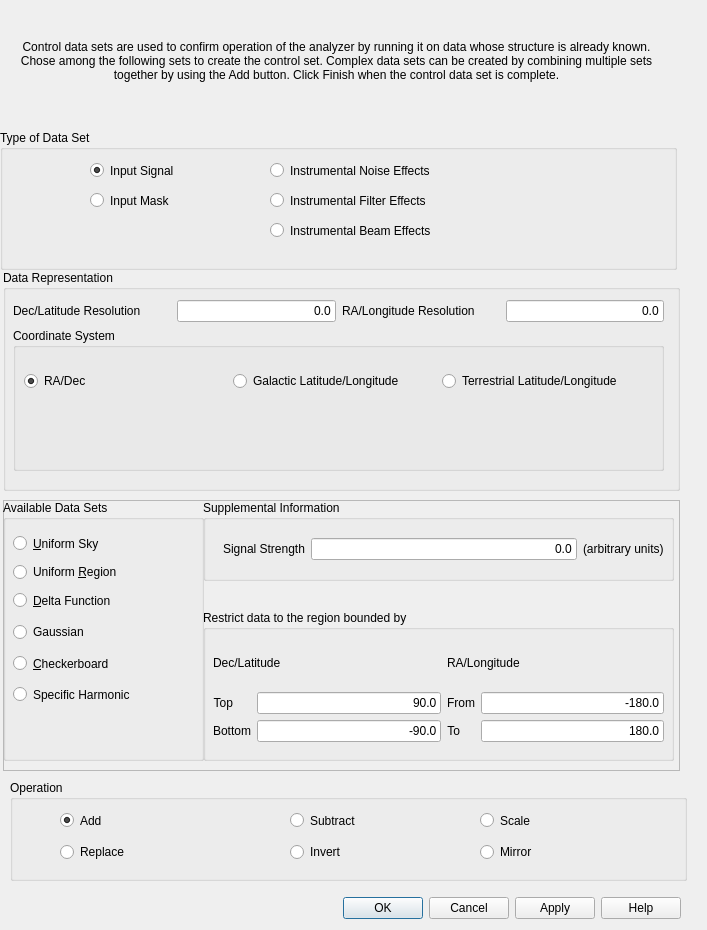
<?xml version="1.0" encoding="UTF-8"?>
<ui version="4.0">
 <class>controlDataDialog</class>
 <widget class="QDialog" name="controlDataDialog">
  <property name="geometry">
   <rect>
    <x>0</x>
    <y>0</y>
    <width>707</width>
    <height>930</height>
   </rect>
  </property>
  <property name="minimumSize">
   <size>
    <width>560</width>
    <height>620</height>
   </size>
  </property>
  <property name="windowTitle">
   <string>Control Data Specifications</string>
  </property>
  <widget class="QLabel" name="title">
   <property name="geometry">
    <rect>
     <x>6</x>
     <y>6</y>
     <width>661</width>
     <height>111</height>
    </rect>
   </property>
   <property name="sizePolicy">
    <sizepolicy hsizetype="Preferred" vsizetype="Preferred">
     <horstretch>0</horstretch>
     <verstretch>0</verstretch>
    </sizepolicy>
   </property>
   <property name="minimumSize">
    <size>
     <width>550</width>
     <height>60</height>
    </size>
   </property>
   <property name="text">
    <string>&lt;html&gt;&lt;head/&gt;&lt;body&gt;&lt;p align=&quot;center&quot;&gt;Control data sets are used to confirm operation of the analyzer by running it on data whose structure is already known. Chose among the following sets to create the control set. Complex data sets can be created by combining multiple sets together by using the Add button. Click Finish when the control data set is complete.&lt;/p&gt;&lt;/body&gt;&lt;/html&gt;</string>
   </property>
   <property name="wordWrap">
    <bool>true</bool>
   </property>
  </widget>
  <widget class="QGroupBox" name="dataTypeGroup">
   <property name="geometry">
    <rect>
     <x>0</x>
     <y>130</y>
     <width>677</width>
     <height>140</height>
    </rect>
   </property>
   <property name="sizePolicy">
    <sizepolicy hsizetype="Preferred" vsizetype="Preferred">
     <horstretch>0</horstretch>
     <verstretch>0</verstretch>
    </sizepolicy>
   </property>
   <property name="minimumSize">
    <size>
     <width>550</width>
     <height>140</height>
    </size>
   </property>
   <property name="toolTip">
    <string>&lt;html&gt;&lt;head/&gt;&lt;body&gt;&lt;p&gt;Select whether you are creating a data set showing a signal or masking a region&lt;/p&gt;&lt;/body&gt;&lt;/html&gt;</string>
   </property>
   <property name="title">
    <string>Type of Data Set</string>
   </property>
   <widget class="QRadioButton" name="dataButton">
    <property name="geometry">
     <rect>
      <x>90</x>
      <y>30</y>
      <width>121</width>
      <height>21</height>
     </rect>
    </property>
    <property name="sizePolicy">
     <sizepolicy hsizetype="Preferred" vsizetype="Preferred">
      <horstretch>0</horstretch>
      <verstretch>0</verstretch>
     </sizepolicy>
    </property>
    <property name="text">
     <string>Input Signal</string>
    </property>
    <property name="checked">
     <bool>true</bool>
    </property>
   </widget>
   <widget class="QRadioButton" name="filterButton">
    <property name="geometry">
     <rect>
      <x>270</x>
      <y>60</y>
      <width>211</width>
      <height>21</height>
     </rect>
    </property>
    <property name="text">
     <string>Instrumental Filter Effects</string>
    </property>
   </widget>
   <widget class="QRadioButton" name="weightsButton">
    <property name="geometry">
     <rect>
      <x>90</x>
      <y>60</y>
      <width>131</width>
      <height>21</height>
     </rect>
    </property>
    <property name="sizePolicy">
     <sizepolicy hsizetype="Preferred" vsizetype="Preferred">
      <horstretch>0</horstretch>
      <verstretch>0</verstretch>
     </sizepolicy>
    </property>
    <property name="text">
     <string>Input Mask</string>
    </property>
    <property name="checked">
     <bool>false</bool>
    </property>
   </widget>
   <widget class="QRadioButton" name="noiseButton">
    <property name="geometry">
     <rect>
      <x>270</x>
      <y>30</y>
      <width>211</width>
      <height>21</height>
     </rect>
    </property>
    <property name="text">
     <string>Instrumental Noise Effects</string>
    </property>
   </widget>
   <widget class="QRadioButton" name="beamButton">
    <property name="geometry">
     <rect>
      <x>270</x>
      <y>90</y>
      <width>211</width>
      <height>21</height>
     </rect>
    </property>
    <property name="text">
     <string>Instrumental Beam Effects</string>
    </property>
   </widget>
  </widget>
  <widget class="QGroupBox" name="representationGroup">
   <property name="geometry">
    <rect>
     <x>3</x>
     <y>270</y>
     <width>677</width>
     <height>221</height>
    </rect>
   </property>
   <property name="sizePolicy">
    <sizepolicy hsizetype="Preferred" vsizetype="Preferred">
     <horstretch>0</horstretch>
     <verstretch>0</verstretch>
    </sizepolicy>
   </property>
   <property name="minimumSize">
    <size>
     <width>550</width>
     <height>90</height>
    </size>
   </property>
   <property name="toolTip">
    <string>&lt;html&gt;&lt;head/&gt;&lt;body&gt;&lt;p&gt;Enter the angular resolution in degrees for the control set. This establishes the underlying grid used to distribute the data points on the spherical surface.&lt;/p&gt;&lt;/body&gt;&lt;/html&gt;</string>
   </property>
   <property name="title">
    <string>Data Representation</string>
   </property>
   <widget class="QWidget" name="layoutWidget">
    <property name="geometry">
     <rect>
      <x>10</x>
      <y>30</y>
      <width>651</width>
      <height>171</height>
     </rect>
    </property>
    <layout class="QVBoxLayout" name="representationVLayout">
     <item>
      <layout class="QHBoxLayout" name="resolutionLayout">
       <item>
        <widget class="QLabel" name="decResolutionLabel">
         <property name="text">
          <string>Dec/Latitude Resolution</string>
         </property>
        </widget>
       </item>
       <item>
        <widget class="QLineEdit" name="decResolutionValue">
         <property name="sizePolicy">
          <sizepolicy hsizetype="Preferred" vsizetype="Fixed">
           <horstretch>0</horstretch>
           <verstretch>0</verstretch>
          </sizepolicy>
         </property>
         <property name="text">
          <string>0.0</string>
         </property>
         <property name="alignment">
          <set>Qt::AlignRight|Qt::AlignTrailing|Qt::AlignVCenter</set>
         </property>
        </widget>
       </item>
       <item>
        <widget class="QLabel" name="RAResolutionLabel">
         <property name="text">
          <string>RA/Longitude Resolution</string>
         </property>
        </widget>
       </item>
       <item>
        <widget class="QLineEdit" name="RAResolutionValue">
         <property name="sizePolicy">
          <sizepolicy hsizetype="Preferred" vsizetype="Fixed">
           <horstretch>0</horstretch>
           <verstretch>0</verstretch>
          </sizepolicy>
         </property>
         <property name="text">
          <string>0.0</string>
         </property>
         <property name="alignment">
          <set>Qt::AlignRight|Qt::AlignTrailing|Qt::AlignVCenter</set>
         </property>
        </widget>
       </item>
      </layout>
     </item>
     <item>
      <widget class="QGroupBox" name="coordinateGroup">
       <property name="title">
        <string>Coordinate System</string>
       </property>
       <widget class="QWidget" name="layoutWidget">
        <property name="geometry">
         <rect>
          <x>11</x>
          <y>40</y>
          <width>621</width>
          <height>26</height>
         </rect>
        </property>
        <layout class="QHBoxLayout" name="coordinateLayout">
         <item>
          <widget class="QRadioButton" name="RADecButton">
           <property name="text">
            <string>RA/Dec</string>
           </property>
           <property name="checked">
            <bool>true</bool>
           </property>
          </widget>
         </item>
         <item>
          <widget class="QRadioButton" name="galLatLongButton">
           <property name="text">
            <string>Galactic Latitude/Longitude</string>
           </property>
          </widget>
         </item>
         <item>
          <widget class="QRadioButton" name="earthLatLongButton">
           <property name="text">
            <string>Terrestrial Latitude/Longitude</string>
           </property>
          </widget>
         </item>
        </layout>
       </widget>
      </widget>
     </item>
    </layout>
   </widget>
  </widget>
  <widget class="QFrame" name="dataSetFrame">
   <property name="geometry">
    <rect>
     <x>3</x>
     <y>500</y>
     <width>677</width>
     <height>271</height>
    </rect>
   </property>
   <property name="sizePolicy">
    <sizepolicy hsizetype="Preferred" vsizetype="Fixed">
     <horstretch>0</horstretch>
     <verstretch>0</verstretch>
    </sizepolicy>
   </property>
   <property name="minimumSize">
    <size>
     <width>550</width>
     <height>220</height>
    </size>
   </property>
   <property name="frameShape">
    <enum>QFrame::StyledPanel</enum>
   </property>
   <property name="frameShadow">
    <enum>QFrame::Raised</enum>
   </property>
   <widget class="QGroupBox" name="dataSetGroup">
    <property name="geometry">
     <rect>
      <x>0</x>
      <y>0</y>
      <width>201</width>
      <height>261</height>
     </rect>
    </property>
    <property name="toolTip">
     <string>&lt;html&gt;&lt;head/&gt;&lt;body&gt;&lt;p&gt;Select the type of data set you want to add to the control data set&lt;/p&gt;&lt;/body&gt;&lt;/html&gt;</string>
    </property>
    <property name="title">
     <string>Available Data Sets</string>
    </property>
    <widget class="QWidget" name="layoutWidget">
     <property name="geometry">
      <rect>
       <x>10</x>
       <y>31</y>
       <width>161</width>
       <height>176</height>
      </rect>
     </property>
     <layout class="QVBoxLayout" name="dataSetLayout">
      <item>
       <widget class="QRadioButton" name="uniformButton">
        <property name="sizePolicy">
         <sizepolicy hsizetype="Preferred" vsizetype="Preferred">
          <horstretch>0</horstretch>
          <verstretch>0</verstretch>
         </sizepolicy>
        </property>
        <property name="text">
         <string>&amp;Uniform Sky</string>
        </property>
       </widget>
      </item>
      <item>
       <widget class="QRadioButton" name="regionalButton">
        <property name="text">
         <string>Uniform &amp;Region</string>
        </property>
       </widget>
      </item>
      <item>
       <widget class="QRadioButton" name="deltaButton">
        <property name="sizePolicy">
         <sizepolicy hsizetype="Preferred" vsizetype="Preferred">
          <horstretch>0</horstretch>
          <verstretch>0</verstretch>
         </sizepolicy>
        </property>
        <property name="text">
         <string>&amp;Delta Function</string>
        </property>
       </widget>
      </item>
      <item>
       <widget class="QRadioButton" name="gaussianButton">
        <property name="sizePolicy">
         <sizepolicy hsizetype="Preferred" vsizetype="Preferred">
          <horstretch>0</horstretch>
          <verstretch>0</verstretch>
         </sizepolicy>
        </property>
        <property name="text">
         <string>Gaussian</string>
        </property>
       </widget>
      </item>
      <item>
       <widget class="QRadioButton" name="checkerButton">
        <property name="sizePolicy">
         <sizepolicy hsizetype="Preferred" vsizetype="Preferred">
          <horstretch>0</horstretch>
          <verstretch>0</verstretch>
         </sizepolicy>
        </property>
        <property name="text">
         <string>&amp;Checkerboard</string>
        </property>
       </widget>
      </item>
      <item>
       <widget class="QRadioButton" name="harmonicButton">
        <property name="sizePolicy">
         <sizepolicy hsizetype="Preferred" vsizetype="Preferred">
          <horstretch>0</horstretch>
          <verstretch>0</verstretch>
         </sizepolicy>
        </property>
        <property name="text">
         <string>Specific Harmonic</string>
        </property>
       </widget>
      </item>
     </layout>
    </widget>
   </widget>
   <widget class="QGroupBox" name="supplementalGroup">
    <property name="geometry">
     <rect>
      <x>200</x>
      <y>0</y>
      <width>471</width>
      <height>81</height>
     </rect>
    </property>
    <property name="title">
     <string>Supplemental Information</string>
    </property>
    <widget class="QWidget" name="">
     <property name="geometry">
      <rect>
       <x>20</x>
       <y>31</y>
       <width>441</width>
       <height>36</height>
      </rect>
     </property>
     <layout class="QHBoxLayout" name="horizontalLayout">
      <item>
       <widget class="QLabel" name="sigLabel">
        <property name="text">
         <string>Signal Strength</string>
        </property>
       </widget>
      </item>
      <item>
       <widget class="QLineEdit" name="sigValue">
        <property name="text">
         <string>0.0</string>
        </property>
        <property name="alignment">
         <set>Qt::AlignRight|Qt::AlignTrailing|Qt::AlignVCenter</set>
        </property>
       </widget>
      </item>
      <item>
       <widget class="QLabel" name="sigUnit">
        <property name="text">
         <string>(arbitrary units)</string>
        </property>
       </widget>
      </item>
     </layout>
    </widget>
   </widget>
   <widget class="QStackedWidget" name="stackedWidget">
    <property name="geometry">
     <rect>
      <x>200</x>
      <y>90</y>
      <width>471</width>
      <height>171</height>
     </rect>
    </property>
    <property name="currentIndex">
     <number>1</number>
    </property>
    <widget class="QWidget" name="blankPage"/>
    <widget class="QWidget" name="regionPage">
     <widget class="QGroupBox" name="regionGroup">
      <property name="geometry">
       <rect>
        <x>0</x>
        <y>20</y>
        <width>471</width>
        <height>151</height>
       </rect>
      </property>
      <property name="title">
       <string>Restrict data to the region bounded by</string>
      </property>
      <widget class="QWidget" name="layoutWidget_15">
       <property name="geometry">
        <rect>
         <x>10</x>
         <y>30</y>
         <width>451</width>
         <height>102</height>
        </rect>
       </property>
       <layout class="QGridLayout" name="regionLayout">
        <item row="0" column="0" colspan="3">
         <widget class="QLabel" name="regionDecLabel">
          <property name="lineWidth">
           <number>1</number>
          </property>
          <property name="text">
           <string>Dec/Latitude</string>
          </property>
         </widget>
        </item>
        <item row="0" column="3" colspan="3">
         <widget class="QLabel" name="regionRALabel">
          <property name="text">
           <string>RA/Longitude</string>
          </property>
         </widget>
        </item>
        <item row="1" column="0">
         <widget class="QLabel" name="regionTopLabel">
          <property name="text">
           <string>Top</string>
          </property>
          <property name="alignment">
           <set>Qt::AlignRight|Qt::AlignTrailing|Qt::AlignVCenter</set>
          </property>
         </widget>
        </item>
        <item row="1" column="3" colspan="2">
         <widget class="QLabel" name="regionFromLabel">
          <property name="text">
           <string>From</string>
          </property>
          <property name="alignment">
           <set>Qt::AlignRight|Qt::AlignTrailing|Qt::AlignVCenter</set>
          </property>
         </widget>
        </item>
        <item row="1" column="5">
         <widget class="QLineEdit" name="regionFromValue">
          <property name="text">
           <string>-180.0</string>
          </property>
          <property name="alignment">
           <set>Qt::AlignRight|Qt::AlignTrailing|Qt::AlignVCenter</set>
          </property>
         </widget>
        </item>
        <item row="2" column="0" colspan="2">
         <widget class="QLabel" name="regionBottomLabel">
          <property name="text">
           <string>Bottom</string>
          </property>
          <property name="alignment">
           <set>Qt::AlignRight|Qt::AlignTrailing|Qt::AlignVCenter</set>
          </property>
         </widget>
        </item>
        <item row="2" column="2">
         <widget class="QLineEdit" name="regionBottomValue">
          <property name="text">
           <string>-90.0</string>
          </property>
          <property name="alignment">
           <set>Qt::AlignRight|Qt::AlignTrailing|Qt::AlignVCenter</set>
          </property>
         </widget>
        </item>
        <item row="2" column="3">
         <widget class="QLabel" name="regionToLabel">
          <property name="text">
           <string>To</string>
          </property>
          <property name="alignment">
           <set>Qt::AlignRight|Qt::AlignTrailing|Qt::AlignVCenter</set>
          </property>
         </widget>
        </item>
        <item row="1" column="2">
         <widget class="QLineEdit" name="regionTopValue">
          <property name="text">
           <string>90.0</string>
          </property>
          <property name="alignment">
           <set>Qt::AlignRight|Qt::AlignTrailing|Qt::AlignVCenter</set>
          </property>
         </widget>
        </item>
        <item row="2" column="5">
         <widget class="QLineEdit" name="regionToValue">
          <property name="text">
           <string>180.0</string>
          </property>
          <property name="alignment">
           <set>Qt::AlignRight|Qt::AlignTrailing|Qt::AlignVCenter</set>
          </property>
         </widget>
        </item>
       </layout>
      </widget>
     </widget>
    </widget>
    <widget class="QWidget" name="deltaPage">
     <widget class="QGroupBox" name="peakGroup">
      <property name="geometry">
       <rect>
        <x>0</x>
        <y>20</y>
        <width>471</width>
        <height>141</height>
       </rect>
      </property>
      <property name="title">
       <string>Peak Location (deg)</string>
      </property>
      <widget class="QWidget" name="layoutWidget_11">
       <property name="geometry">
        <rect>
         <x>10</x>
         <y>40</y>
         <width>451</width>
         <height>76</height>
        </rect>
       </property>
       <layout class="QGridLayout" name="peakLayout">
        <item row="0" column="0">
         <widget class="QLabel" name="peakDecLabel">
          <property name="text">
           <string>Dec/Latitude</string>
          </property>
         </widget>
        </item>
        <item row="0" column="1" colspan="2">
         <widget class="QLineEdit" name="decValue">
          <property name="text">
           <string>0.0</string>
          </property>
          <property name="alignment">
           <set>Qt::AlignRight|Qt::AlignTrailing|Qt::AlignVCenter</set>
          </property>
         </widget>
        </item>
        <item row="0" column="4">
         <widget class="QLabel" name="peakRALabel">
          <property name="text">
           <string>RA/Longitude</string>
          </property>
         </widget>
        </item>
        <item row="0" column="5">
         <widget class="QLineEdit" name="RAValue">
          <property name="text">
           <string>0.0</string>
          </property>
          <property name="alignment">
           <set>Qt::AlignRight|Qt::AlignTrailing|Qt::AlignVCenter</set>
          </property>
         </widget>
        </item>
        <item row="1" column="0" colspan="2">
         <widget class="QLabel" name="fwhmLabel">
          <property name="text">
           <string>Std Dev Width</string>
          </property>
         </widget>
        </item>
        <item row="1" column="2">
         <widget class="QLineEdit" name="fwhmValue">
          <property name="text">
           <string>0.1</string>
          </property>
          <property name="alignment">
           <set>Qt::AlignRight|Qt::AlignTrailing|Qt::AlignVCenter</set>
          </property>
         </widget>
        </item>
        <item row="1" column="3">
         <widget class="QLabel" name="fwhmUnit">
          <property name="text">
           <string>(deg)</string>
          </property>
         </widget>
        </item>
       </layout>
      </widget>
     </widget>
    </widget>
    <widget class="QWidget" name="checkerboardPage">
     <widget class="QGroupBox" name="checkerGroup">
      <property name="geometry">
       <rect>
        <x>-10</x>
        <y>20</y>
        <width>481</width>
        <height>91</height>
       </rect>
      </property>
      <property name="title">
       <string>Chekcerboard Pattern (deg)</string>
      </property>
      <widget class="QWidget" name="layoutWidget_12">
       <property name="geometry">
        <rect>
         <x>10</x>
         <y>40</y>
         <width>386</width>
         <height>36</height>
        </rect>
       </property>
       <layout class="QHBoxLayout" name="checkerLayout">
        <item>
         <widget class="QLabel" name="decScaleLabel">
          <property name="text">
           <string>Dec/Latitude Scale</string>
          </property>
         </widget>
        </item>
        <item>
         <widget class="QLineEdit" name="decScaleValue">
          <property name="text">
           <string>0.1</string>
          </property>
          <property name="alignment">
           <set>Qt::AlignRight|Qt::AlignTrailing|Qt::AlignVCenter</set>
          </property>
         </widget>
        </item>
        <item>
         <widget class="QLabel" name="RAScaleLabel">
          <property name="text">
           <string>RA/Longitude Scale</string>
          </property>
         </widget>
        </item>
        <item>
         <widget class="QLineEdit" name="RAScaleValue">
          <property name="text">
           <string>0.1</string>
          </property>
          <property name="alignment">
           <set>Qt::AlignRight|Qt::AlignTrailing|Qt::AlignVCenter</set>
          </property>
         </widget>
        </item>
       </layout>
      </widget>
     </widget>
    </widget>
    <widget class="QWidget" name="SHPage">
     <widget class="QGroupBox" name="SHGroup">
      <property name="geometry">
       <rect>
        <x>0</x>
        <y>20</y>
        <width>471</width>
        <height>81</height>
       </rect>
      </property>
      <property name="title">
       <string>Spherical Harmonic Values</string>
      </property>
      <widget class="QWidget" name="layoutWidget_13">
       <property name="geometry">
        <rect>
         <x>14</x>
         <y>30</y>
         <width>451</width>
         <height>36</height>
        </rect>
       </property>
       <layout class="QHBoxLayout" name="SHLayout">
        <item>
         <widget class="QLabel" name="lLabel">
          <property name="text">
           <string>l Value</string>
          </property>
         </widget>
        </item>
        <item>
         <widget class="QSpinBox" name="lSpinner"/>
        </item>
        <item>
         <spacer name="SHSpacer">
          <property name="orientation">
           <enum>Qt::Horizontal</enum>
          </property>
          <property name="sizeHint" stdset="0">
           <size>
            <width>40</width>
            <height>20</height>
           </size>
          </property>
         </spacer>
        </item>
        <item>
         <widget class="QLabel" name="mLabel">
          <property name="text">
           <string>m Value</string>
          </property>
         </widget>
        </item>
        <item>
         <widget class="QSpinBox" name="mSpinner"/>
        </item>
       </layout>
      </widget>
     </widget>
    </widget>
   </widget>
  </widget>
  <widget class="QGroupBox" name="opGroup">
   <property name="geometry">
    <rect>
     <x>10</x>
     <y>780</y>
     <width>677</width>
     <height>101</height>
    </rect>
   </property>
   <property name="minimumSize">
    <size>
     <width>550</width>
     <height>45</height>
    </size>
   </property>
   <property name="title">
    <string>Operation</string>
   </property>
   <widget class="QRadioButton" name="addButton">
    <property name="geometry">
     <rect>
      <x>50</x>
      <y>30</y>
      <width>85</width>
      <height>21</height>
     </rect>
    </property>
    <property name="text">
     <string>Add</string>
    </property>
    <property name="checked">
     <bool>true</bool>
    </property>
   </widget>
   <widget class="QRadioButton" name="subtractButton">
    <property name="geometry">
     <rect>
      <x>280</x>
      <y>30</y>
      <width>85</width>
      <height>21</height>
     </rect>
    </property>
    <property name="text">
     <string>Subtract</string>
    </property>
   </widget>
   <widget class="QRadioButton" name="scaleButton">
    <property name="geometry">
     <rect>
      <x>470</x>
      <y>30</y>
      <width>85</width>
      <height>21</height>
     </rect>
    </property>
    <property name="text">
     <string>Scale</string>
    </property>
   </widget>
   <widget class="QRadioButton" name="replaceButton">
    <property name="geometry">
     <rect>
      <x>50</x>
      <y>60</y>
      <width>111</width>
      <height>24</height>
     </rect>
    </property>
    <property name="text">
     <string>Replace</string>
    </property>
   </widget>
   <widget class="QRadioButton" name="invertButton">
    <property name="geometry">
     <rect>
      <x>280</x>
      <y>60</y>
      <width>111</width>
      <height>24</height>
     </rect>
    </property>
    <property name="text">
     <string>Invert</string>
    </property>
   </widget>
   <widget class="QRadioButton" name="mirrorButton">
    <property name="geometry">
     <rect>
      <x>470</x>
      <y>60</y>
      <width>111</width>
      <height>24</height>
     </rect>
    </property>
    <property name="text">
     <string>Mirror</string>
    </property>
   </widget>
  </widget>
  <widget class="QDialogButtonBox" name="buttonBox">
   <property name="geometry">
    <rect>
     <x>10</x>
     <y>890</y>
     <width>671</width>
     <height>36</height>
    </rect>
   </property>
   <property name="standardButtons">
    <set>QDialogButtonBox::Apply|QDialogButtonBox::Cancel|QDialogButtonBox::Help|QDialogButtonBox::Ok</set>
   </property>
  </widget>
 </widget>
 <resources/>
 <connections/>
</ui>
